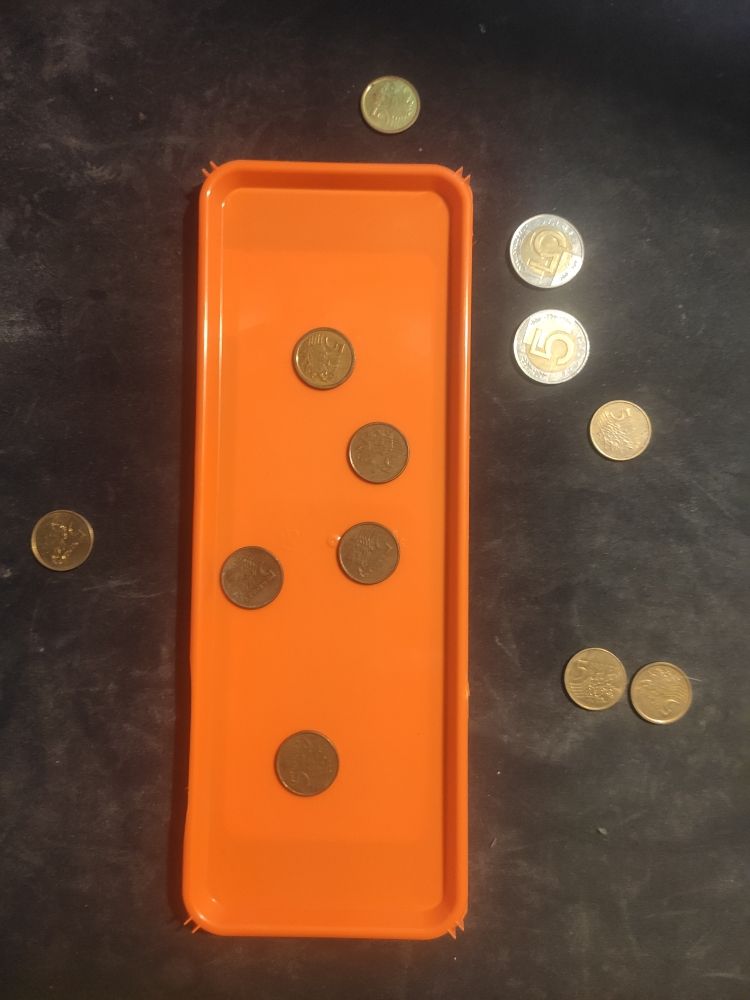
#> input picture coin-sorting/data/tray1.jpg, 750 x 1000 px
$ python main.py --input_image data/tray1.jpg
#> lines starting #> are read from the running program, lines starting #| are printed output that depends on the picture; after the words box and inside, x2 and y2 are one past the last pixel; in counts of white or black regions, pixels touching at a corner belong together; long printed decimals are rounded
import argparse
import cv2
import numpy as np


def nothing(x):
    pass


def main(args):
    img = cv2.imread(args.input_image)
#> img is the input picture: shape (1000, 750, 3); mean B, G, R 46.1, 73.5, 117.8
    if img is None:
        print(f'Unable to load image at {args.input_image}')

    gray = cv2.cvtColor(img, cv2.COLOR_BGR2GRAY)
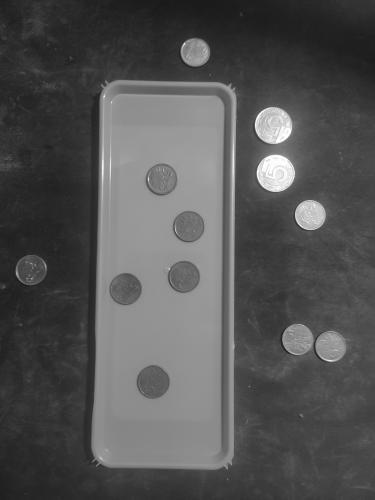
#> gray: shape (1000, 750) (shown at 1/2 size); min 21, max 255, mean 83.6
    canny = cv2.Canny(gray, 100, 220, 3)
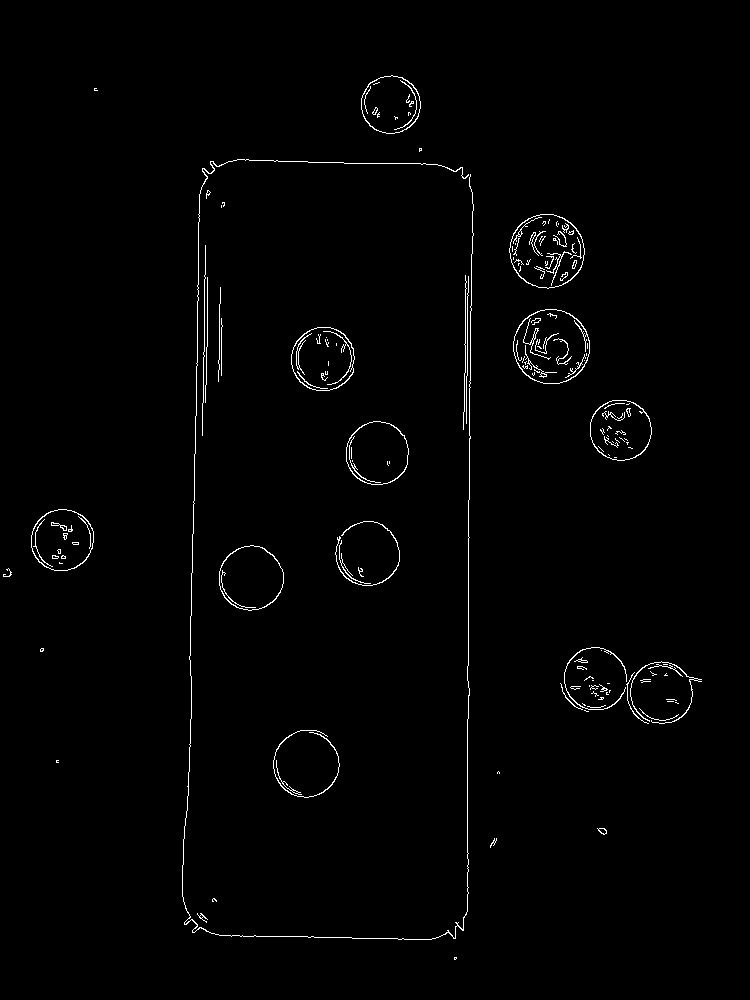
#> canny: shape (1000, 750); 1.2% white in thin lines or dots, all inside (x1, y1, x2, y2) = (3, 75, 702, 960)
    output = img.copy()
    # wykrywanie kół
    circles = cv2.HoughCircles(canny, cv2.HOUGH_GRADIENT, 1, 40, param1=9,
                               param2=27, minRadius=20, maxRadius=80)
#> circles = [[546.5, 249.5, 36.8], [550.5, 347.5, 37.3], [620.5, 428.5, 30], [62.5, 540.5, 30.5], [366.5, 553.5, 32], [306.5, 763.5, 34.2], [249.5, 578.5, 32.4], [376.5, 451.5, 31.6], [325.5, 356.5, 30.8], [660.5, 689.5, 29.2], [594.5, 678.5, 31.6], [391.5, 102.5, 29.9]]
    # wykrywanie linii
    lines = cv2.HoughLinesP(canny, 1, np.pi / 180, 200, minLineLength=150, maxLineGap=250)
#> lines = [[467, 911, 467, 666], [186, 924, 198, 214], [187, 923, 200, 190], [468, 893, 468, 174]]
    print(lines)
#| [[[467 911 467 666]]
#|  [[186 924 198 214]]
#|  [[187 923 200 190]]
#|  [[468 893 468 174]]]
    count_grosze = 0
    count_zlote = 0
    coin_area = 0
    avg_zl_area = 0
    tray_grosze = 0
    tray_zlote = 0
    # szukanie koordynatow tacy
    if lines is not None:
        max_x, max_y, min_x, min_y = 0, 0, 9999, 9999
        for line in lines:
            x1, y1, x2, y2 = line[0]
            if max(x1, x2) > max_x:
                max_x = max(x1, x2)
            if max(y1, y2) > max_y:
                max_y = max(y1, y2)
            if min(x1, x2) < min_x:
                min_x = min(x1, x2)
            if min(y1, y2) < min_y:
                min_y = min(y1, y2)
#> this loop made 4 passes
#> (x1, y1, x2, y2, max_x, max_y, min_x, min_y) on pass 1: (467, 911, 467, 666, 467, 911, 467, 666)
#> after the loop, max_x = 468; max_y = 924; min_x = 186; min_y = 174
        tray_area = (max_x - min_x) * (max_y - min_y)
#> tray_area = 211500
    if circles is not None:
        # zmiana koordynatów i promienia na int
        circles = np.round(circles[0, :]).astype("int")
#> circles = [[546, 250, 37], [550, 348, 37], [620, 428, 30], [62, 540, 30], [366, 554, 32], [306, 764, 34], [250, 578, 32], [376, 452, 32], [326, 356, 31], [660, 690, 29], [594, 678, 32], [392, 102, 30]]
        cv2.line(output, (min_x, min_y), (min_x, max_y), (0, 255, 0), 2)
        cv2.line(output, (min_x, max_y), (max_x, max_y), (0, 255, 0), 2)
        cv2.line(output, (max_x, max_y), (max_x, min_y), (0, 255, 0), 2)
        cv2.line(output, (min_x, min_y), (max_x, min_y), (0, 255, 0), 2)
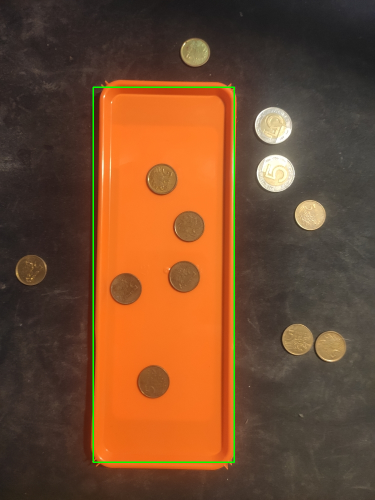
#> output: shape (1000, 750, 3) (shown at 1/2 size); mean B, G, R 45.8, 74.9, 116.4
        for (x, y, r) in circles:
            # zaznaczanie koła i środka
            cv2.circle(output, (x, y), r, (0, 255, 0), 4)
            coin_area += 3.14159 * r * r
            if r < 34.1:
                count_grosze += 1
                cv2.putText(output, 'gr', org=(x, y), fontFace=2, fontScale=1, color=(255, 0, 0))
                if max_x > x > min_x and max_y > y > min_y:
                    tray_grosze += 5
            else:
                count_zlote += 1
                avg_zl_area += 3.14159 * r * r
                cv2.putText(output, 'zl', org=(x, y), fontFace=2, fontScale=1, color=(255, 0, 0))
                if max_x > x > min_x and max_y > y > min_y:
                    tray_zlote += 5
            cv2.rectangle(output, (x - 5, y - 5), (x + 5, y + 5), (0, 128, 255), -1)
#> this loop made 12 passes
#> (x, y, r, coin_area, count_zlote, avg_zl_area) on passes 1 to 2: (546, 250, 37, 4300.8, 1, 4300.8), (550, 348, 37, 8601.7, 2, 8601.7)
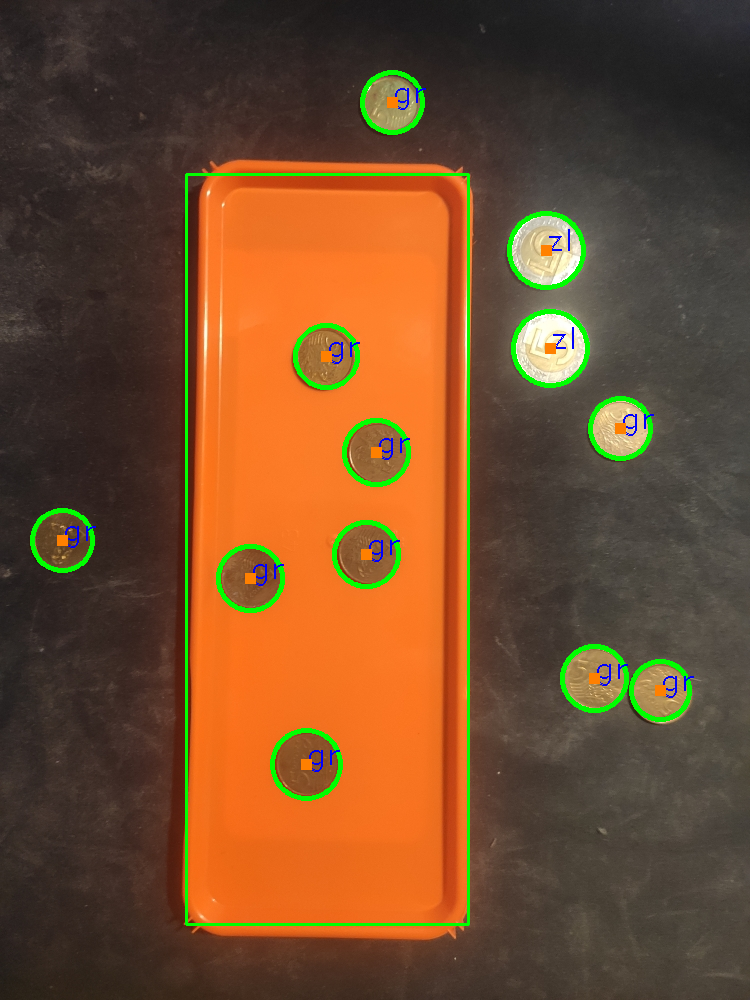
#> output: shape (1000, 750, 3); 2.02% of pixels changed, all inside (x1, y1, x2, y2) = (30, 70, 694, 801)
#> after the loop, avg_zl_area = 8601.7; coin_area = 39244.7; count_grosze = 10; count_zlote = 2; tray_grosze = 25; tray_zlote = 0
        avg_zl_area /= count_zlote
#> avg_zl_area = 4300.8
        cv2.imshow("output", canny)
        cv2.waitKey(0)
        cv2.imshow("output", np.hstack([img, output]))
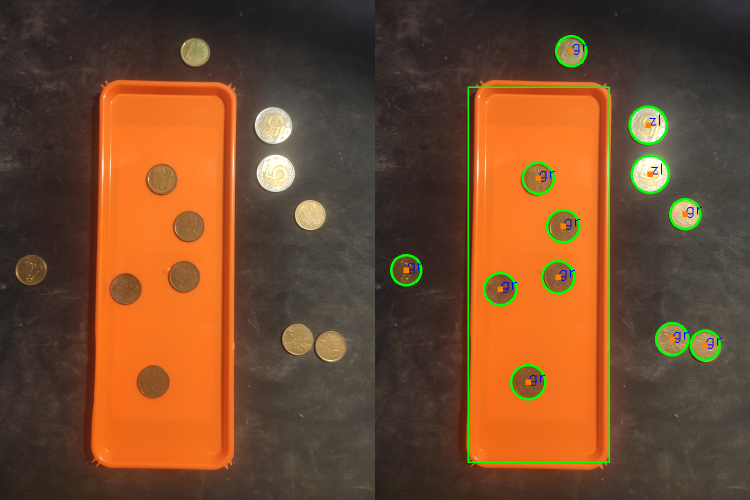
#> window 'output': shape (1000, 1500, 3) (shown at 1/2 size); mean B, G, R 45.4, 75.2, 115.7
        print("Grosze: ", count_grosze, " Zlote: ", count_zlote, "\nTotal coin area: ", coin_area)
#| Grosze:  10  Zlote:  2
#| Total coin area:  39244.742
        print("Tray area: ", tray_area)
#| Tray area:  211500
        print("5 zl area is ", round(tray_area/avg_zl_area), " times smaller than tray area")
#| 5 zl area is  49  times smaller than tray area
        print("Total of tray coins: ", tray_zlote, " zl, ", tray_grosze, " gr")
#| Total of tray coins:  0  zl,  25  gr
        cv2.waitKey(0)


def parse_arguments():
    parser = argparse.ArgumentParser(description=('This script marks all of '
                                                  'the circles in the image'))
    parser.add_argument('-i',
                        '--input_image',
                        type=str,
                        required=True,
                        help='An image file that will be processed.')
    return parser.parse_args()


if __name__ == '__main__':
    main(parse_arguments())

$ run again, on coin-sorting/data/tray3.jpg
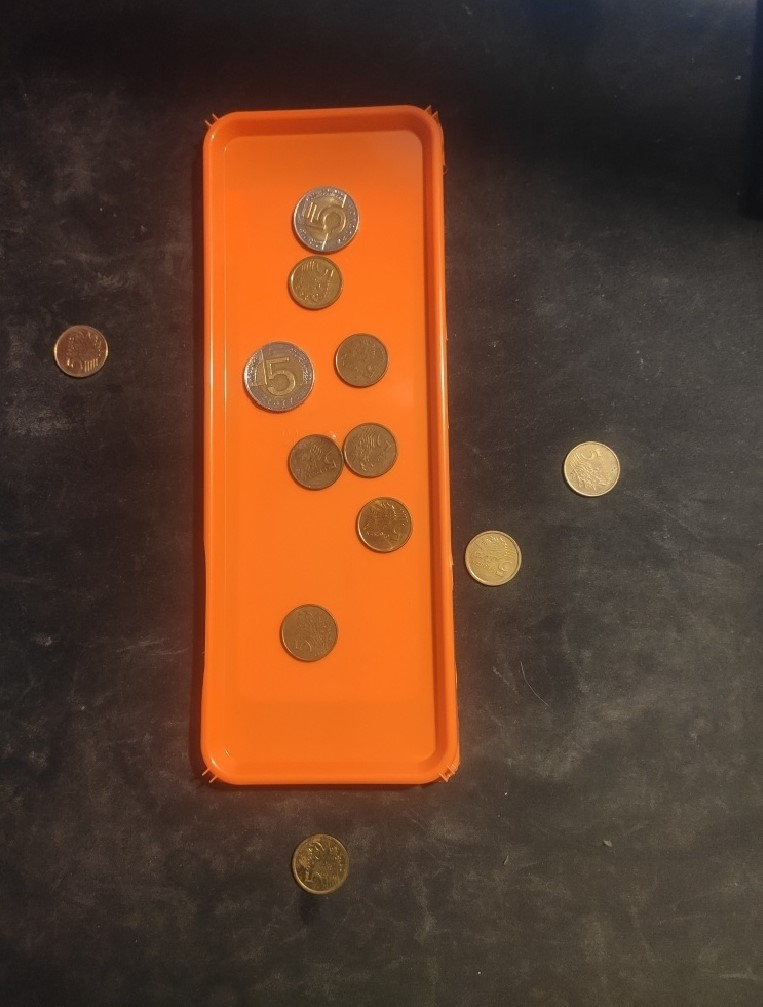
#> input picture coin-sorting/data/tray3.jpg, 763 x 1007 px
#> in main, img is the input picture: shape (1007, 763, 3); mean B, G, R 42.6, 63.1, 97.6
#> in main, `canny = cv2.Canny(gray, 100, 220, 3)`:
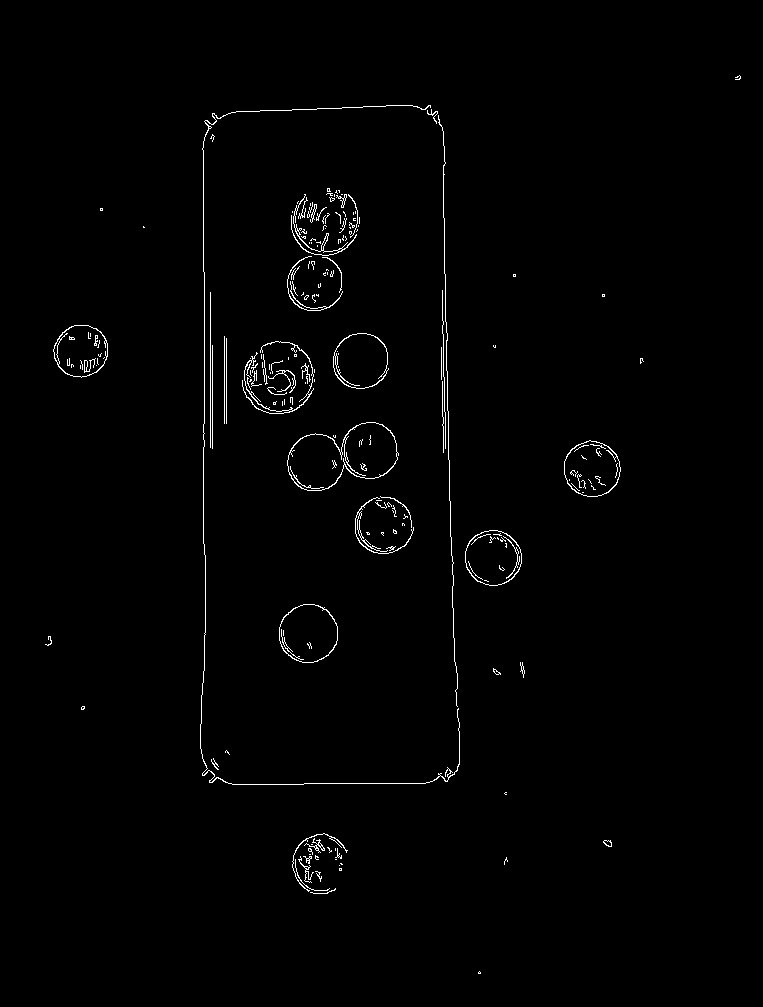
#> canny: shape (1007, 763); 1.1% white in thin lines or dots, all inside (x1, y1, x2, y2) = (45, 75, 741, 974)
#> in main, `circles = cv2.HoughCircles(canny, cv2.HOUGH_GRADIENT, 1, 40, param1=9,..`: circles = [[278.5, 375.5, 35.2], [592.5, 469.5, 28], [492.5, 558.5, 27.4], [81.5, 350.5, 26.8], [369.5, 448.5, 27.8], [382.5, 525.5, 29.1], [308.5, 633.5, 30], [315.5, 282.5, 28.6], [313.5, 462.5, 27.3], [323.5, 221.5, 34.2], [360.5, 362.5, 28.5]]
#> lines = [[203, 775, 203, 141], [442, 127, 454, 774], [204, 775, 204, 121]]
#| [[[203 775 203 141]]
#|  [[442 127 454 774]]
#|  [[204 775 204 121]]]
#> the loop in main, `for line in lines:` made 3 passes
#> (x1, y1, x2, y2, max_x, max_y, min_x, min_y) on pass 1: (203, 775, 203, 141, 203, 775, 203, 141)
#> after the loop in main, `for line in lines:`: max_x = 454; max_y = 775; min_x = 203; min_y = 121
#> tray_area = 164154
#> in main, `circles = np.round(circles[0, :]).astype("int")`: circles = [[278, 376, 35], [592, 470, 28], [492, 558, 27], [82, 350, 27], [370, 448, 28], [382, 526, 29], [308, 634, 30], [316, 282, 29], [314, 462, 27], [324, 222, 34], [360, 362, 28]]
#> the loop in main, `for (x, y, r) in circles:` made 11 passes
#> (x, y, r, coin_area, count_zlote, avg_zl_area, tray_zlote) on pass 1: (278, 376, 35, 3848.4, 1, 3848.4, 5)
#> after the loop in main, `for (x, y, r) in circles:`: avg_zl_area = 3848.4; coin_area = 29851.4; count_grosze = 10; count_zlote = 1; tray_grosze = 35; tray_zlote = 5
#> in main, `cv2.imshow("output", np.hstack([img, output]))`:
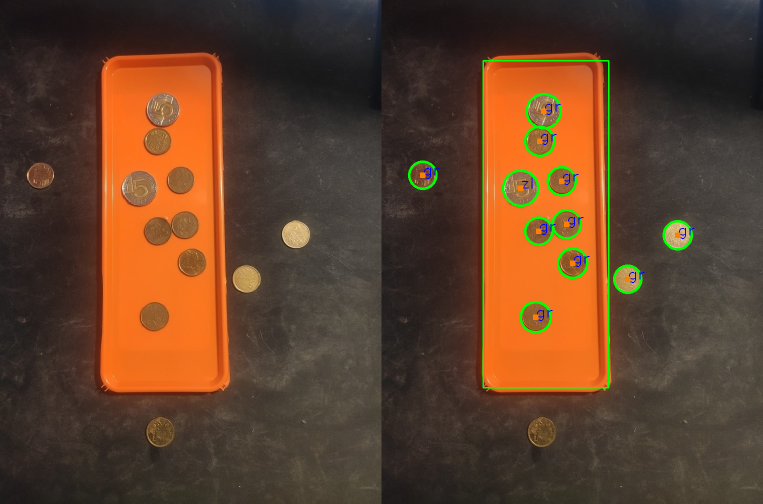
#> window 'output': shape (1007, 1526, 3) (shown at 1/2 size); mean B, G, R 42.3, 64.6, 95.8
#| Grosze:  10  Zlote:  1
#| Total coin area:  29851.388
#| Tray area:  164154
#| 5 zl area is  43  times smaller than tray area
#| Total of tray coins:  5  zl,  35  gr

$ run again, on coin-sorting/data/tray4.jpg
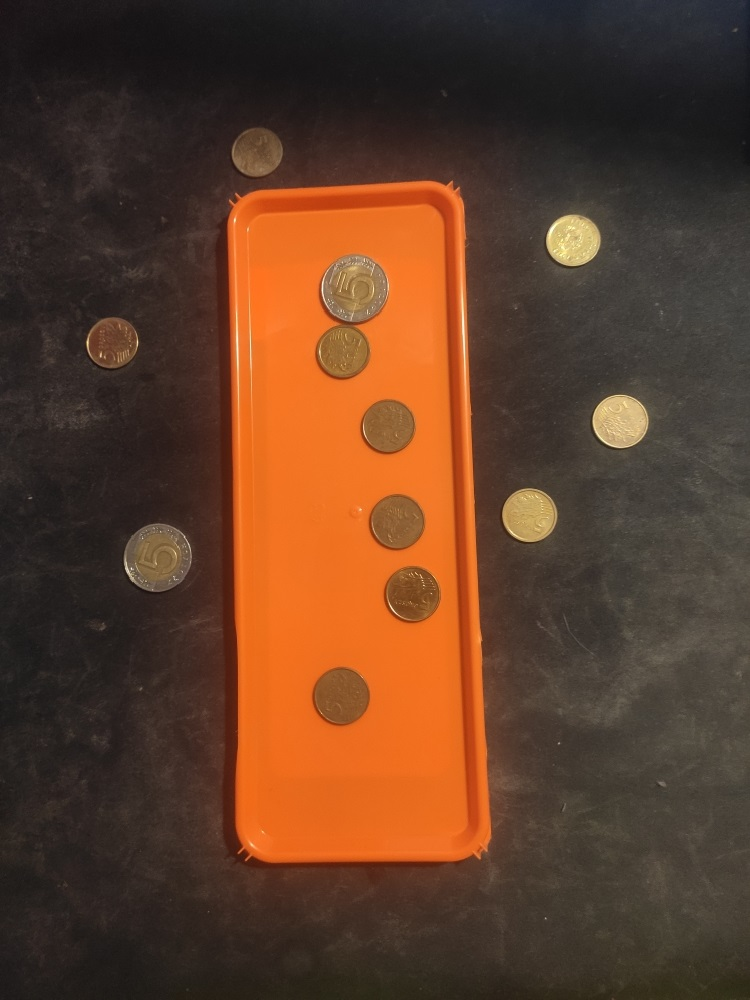
#> input picture coin-sorting/data/tray4.jpg, 750 x 1000 px
#> in main, img is the input picture: shape (1000, 750, 3); mean B, G, R 40.6, 61.5, 95.5
#> in main, `canny = cv2.Canny(gray, 100, 220, 3)`:
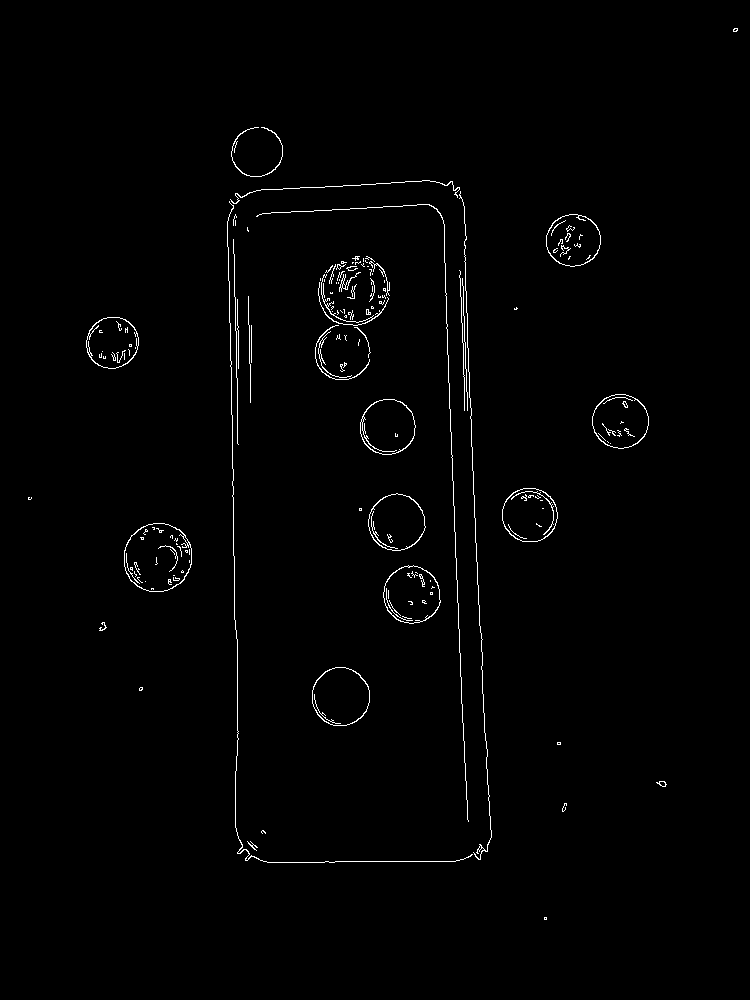
#> canny: shape (1000, 750); 1.1% white in thin lines or dots, all inside (x1, y1, x2, y2) = (28, 28, 738, 920)
#> in main, `circles = cv2.HoughCircles(canny, cv2.HOUGH_GRADIENT, 1, 40, param1=9,..`: circles = [[156.5, 556.5, 33.8], [530.5, 514.5, 27.3], [340.5, 697.5, 29.3], [394.5, 522.5, 28], [353.5, 290.5, 34.9], [257.5, 151.5, 25.2], [412.5, 593.5, 27.4], [387.5, 427.5, 27.5], [619.5, 422.5, 27.5], [572.5, 240.5, 27.5], [343.5, 351.5, 28], [113.5, 342.5, 25.2]]
#> lines = [[228, 217, 239, 853], [457, 188, 491, 837], [442, 183, 466, 857]]
#| [[[228 217 239 853]]
#|  [[457 188 491 837]]
#|  [[442 183 466 857]]]
#> the loop in main, `for line in lines:` made 3 passes
#> (x1, y1, x2, y2, max_x, max_y, min_x, min_y) on pass 1: (228, 217, 239, 853, 239, 853, 228, 217)
#> after the loop in main, `for line in lines:`: max_x = 491; max_y = 857; min_x = 228; min_y = 183
#> tray_area = 177262
#> in main, `circles = np.round(circles[0, :]).astype("int")`: circles = [[156, 556, 34], [530, 514, 27], [340, 698, 29], [394, 522, 28], [354, 290, 35], [258, 152, 25], [412, 594, 27], [388, 428, 28], [620, 422, 28], [572, 240, 28], [344, 352, 28], [114, 342, 25]]
#> the loop in main, `for (x, y, r) in circles:` made 12 passes
#> (x, y, r, coin_area, count_zlote, avg_zl_area, tray_zlote) on pass 5: (354, 290, 35, 14875.4, 1, 3848.4, 5)
#> after the loop in main, `for (x, y, r) in circles:`: avg_zl_area = 3848.4; coin_area = 30944.7; count_grosze = 11; count_zlote = 1; tray_grosze = 25; tray_zlote = 5
#> in main, `cv2.imshow("output", np.hstack([img, output]))`:
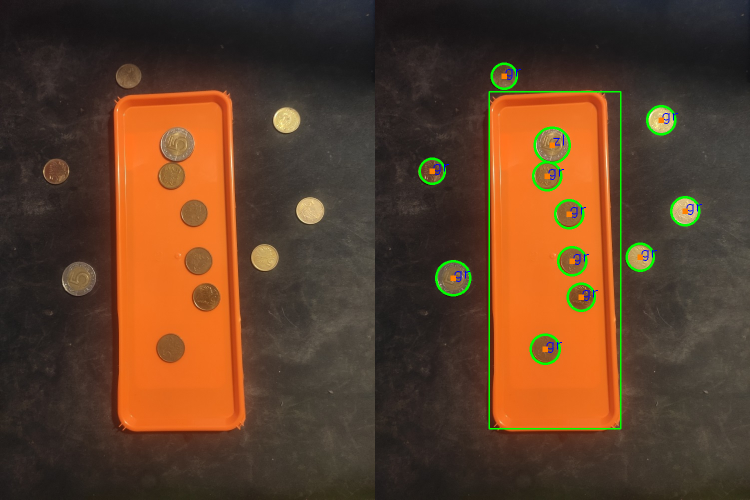
#> window 'output': shape (1000, 1500, 3) (shown at 1/2 size); mean B, G, R 40.3, 63.3, 94
#| Grosze:  11  Zlote:  1
#| Total coin area:  30944.662
#| Tray area:  177262
#| 5 zl area is  46  times smaller than tray area
#| Total of tray coins:  5  zl,  25  gr
